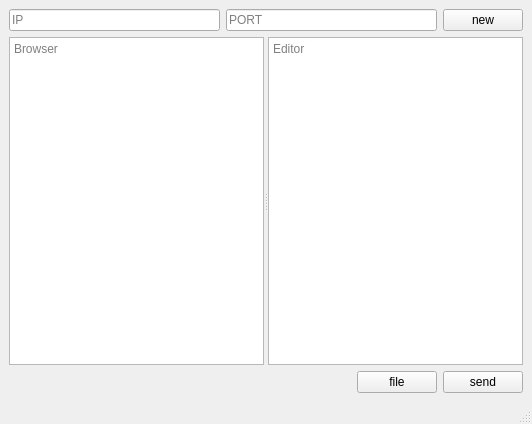
<?xml version="1.0" encoding="UTF-8"?>
<ui version="4.0">
 <class>MainWindow</class>
 <widget class="QMainWindow" name="MainWindow">
  <property name="geometry">
   <rect>
    <x>0</x>
    <y>0</y>
    <width>532</width>
    <height>424</height>
   </rect>
  </property>
  <property name="windowTitle">
   <string>MainWindow</string>
  </property>
  <widget class="QWidget" name="centralwidget">
   <layout class="QGridLayout" name="gridLayout">
    <item row="0" column="0">
     <layout class="QVBoxLayout" name="verticalLayout">
      <item>
       <layout class="QHBoxLayout" name="horizontalLayout">
        <property name="sizeConstraint">
         <enum>QLayout::SetMinimumSize</enum>
        </property>
        <item>
         <widget class="QLineEdit" name="ipEdit">
          <property name="whatsThis">
           <string/>
          </property>
          <property name="placeholderText">
           <string>IP</string>
          </property>
         </widget>
        </item>
        <item>
         <widget class="QLineEdit" name="portEdit">
          <property name="placeholderText">
           <string>PORT</string>
          </property>
         </widget>
        </item>
        <item>
         <widget class="QPushButton" name="newSocketBtn">
          <property name="text">
           <string>new</string>
          </property>
         </widget>
        </item>
       </layout>
      </item>
      <item>
       <widget class="QSplitter" name="splitter">
        <property name="sizePolicy">
         <sizepolicy hsizetype="Expanding" vsizetype="Expanding">
          <horstretch>0</horstretch>
          <verstretch>0</verstretch>
         </sizepolicy>
        </property>
        <property name="orientation">
         <enum>Qt::Horizontal</enum>
        </property>
        <widget class="QTextBrowser" name="textBrowser">
         <property name="placeholderText">
          <string>Browser</string>
         </property>
        </widget>
        <widget class="QTextEdit" name="textEdit">
         <property name="placeholderText">
          <string>Editor</string>
         </property>
        </widget>
       </widget>
      </item>
      <item>
       <layout class="QHBoxLayout" name="horizontalLayout_2">
        <property name="sizeConstraint">
         <enum>QLayout::SetMinimumSize</enum>
        </property>
        <item>
         <spacer name="horizontalSpacer">
          <property name="orientation">
           <enum>Qt::Horizontal</enum>
          </property>
          <property name="sizeHint" stdset="0">
           <size>
            <width>40</width>
            <height>20</height>
           </size>
          </property>
         </spacer>
        </item>
        <item>
         <widget class="QPushButton" name="fileBtn">
          <property name="text">
           <string>file</string>
          </property>
         </widget>
        </item>
        <item>
         <widget class="QPushButton" name="sendBtn">
          <property name="text">
           <string>send</string>
          </property>
         </widget>
        </item>
       </layout>
      </item>
     </layout>
    </item>
   </layout>
  </widget>
  <widget class="QMenuBar" name="menubar">
   <property name="geometry">
    <rect>
     <x>0</x>
     <y>0</y>
     <width>532</width>
     <height>23</height>
    </rect>
   </property>
  </widget>
  <widget class="QStatusBar" name="statusbar"/>
 </widget>
 <resources/>
 <connections/>
</ui>
